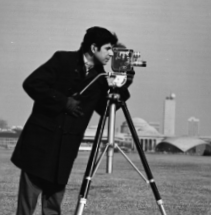
//> input picture sim2-alignment-master/cameraman_src.png, 211 x 215 px
$ ./align ../cameraman_src.png ../cameraman.png 2 2   (built with g++ and OpenCV 4)
//> lines starting //> are read from the running program, lines starting //| are printed output that depends on the picture
#include <Eigen/Core>
#include <Eigen/Geometry>
#include <D:\Eigen3\eigen-eigen-5a0156e40feb\unsupported\Eigen\Matrixfunctions>
#include <iostream>
#include <limits>
#include <vector>
#include <stdio.h>

#include <opencv2/core/core.hpp>
#include <opencv2/core/eigen.hpp>
#include <opencv2/highgui/highgui.hpp>
#include <opencv2/imgproc/imgproc.hpp>

#define EPS 1e-4 // Threshold value on the change in parameters as a termination criteria.
#define HUBER_LOSS 0.80 //Huber loss function parameter, to redunce the influence of outliers
#define PAUSE_BETWEEN true //should we pause between each image pyramid?

template <class T>
T Interpolate(cv::Mat &image, float y,float x)
{
  float xd, yd;
  float k1 = modff(x,&xd);
  float k2 = modff(y,&yd);
  int xi = int(xd);
  int yi = int(yd);

  int f1 = xi < image.rows-1;  // Check that pixels to the right
  int f2 = yi < image.cols-1; // and to down direction exist.

  T px1 = image.at<T>(yi  , xi);
  T px2 = image.at<T>(yi  , xi+1);
  T px3 = image.at<T>(yi+1, xi);
  T px4 = image.at<T>(yi+1, xi+1);

  // Interpolate pixel intensity.
  T interpolated_value =
  (1.0-k1)*(1.0-k2)*px1 +
  (f1 ? ( k1*(1.0-k2)*px2 ):0) +
  (f2 ? ( (1.0-k1)*k2*px3 ):0) +
  ((f1 && f2) ? ( k1*k2*px4 ):0);

  return interpolated_value;
}

void Align(cv::Mat &source, cv::Mat &target, int max_iterations, Eigen::Matrix3f &transformation)
{

  // Find the 2-D similarity transform that best aligns the two images (uniform scale, rotation and translation)
  cv::Mat debug;

  cv::Mat source_gradient_row;    // Gradient of I in X direction.
  cv::Mat source_gradient_col;    // Gradient of I in Y direction.
  cv::Mat steepest_descent;       // Steepest descent images.

  // Here we will store matrices.
  Eigen::Matrix3f W;        // Current value of warp W(x,p)
  Eigen::Matrix3f dW;       // Warp update.
  Eigen::Vector3f X;        // Point in coordinate frame of source.
  Eigen::Vector3f Z;        // Point in coordinate frame of target.

  Eigen::Matrix4f H;        // Approximate Hessian.
  Eigen::Vector4f b;        // Vector in the right side of the system of linear equations.
  Eigen::Vector4f delta_p;  // Parameter update value.

  // Create images.
  source_gradient_row = cv::Mat(source.rows, source.cols, CV_32FC1);
  source_gradient_col = cv::Mat(source.rows, source.cols, CV_32FC1);
  steepest_descent =    cv::Mat(source.rows, source.cols, CV_32FC4);

  //The "magic number" appearing at the end in the following is simply the inverse
  //of the absolute sum of the weights in the matrix representing the Scharr filter.
  cv::Scharr(source, source_gradient_row, -1, 0, 1, 1.0/32.0);
  cv::Scharr(source, source_gradient_col, -1, 1, 0, 1.0/32.0);

  H = Eigen::Matrix4f::Zero();
  float h00 = 0.0, h01 = 0.0, h02 = 0.0, h03 = 0.0;
  float h10 = 0.0, h11 = 0.0, h12 = 0.0, h13 = 0.0;
  float h20 = 0.0, h21 = 0.0, h22 = 0.0, h23 = 0.0;
  float h30 = 0.0, h31 = 0.0, h32 = 0.0, h33 = 0.0;

  #pragma omp parallel for \
  reduction(+:h00,h01,h02,h03,h10,h11,h12,h13,h20,h21,h22,h23,h30,h31,h32,h33)
  for(int row=0; row<source.rows; row++)//
  {
    #pragma unroll
    for(int col=0; col<source.cols; col++) //
    {
      // Evaluate image gradient
      Eigen::Matrix<float,1,2> image_jacobian;
      image_jacobian << source_gradient_row.at<float>(row,col),
                        source_gradient_col.at<float>(row,col);

      // printf("image jacobian = %f, %f", image_jacobian(0),image_jacobian(1));


      Eigen::Matrix<float,2,4> warp_jacobian;
      warp_jacobian <<  1, 0 , row,  row,
                        0, 1 , -col, col;

      Eigen::Vector4f Jacobian = (image_jacobian*warp_jacobian).transpose();

      for(int dim = 0; dim<4; ++dim)
      steepest_descent.at<cv::Vec4f>(row, col)[dim] = Jacobian(dim);

      Eigen::Matrix4f Hpart = Jacobian*Jacobian.transpose();

      h00+=Hpart(0,0); h01+=Hpart(0,1); h02+=Hpart(0,2); h03+=Hpart(0,3);
      h10+=Hpart(1,0); h11+=Hpart(1,1); h12+=Hpart(1,2); h13+=Hpart(1,3);
      h20+=Hpart(2,0); h21+=Hpart(2,1); h22+=Hpart(2,2); h23+=Hpart(2,3);
      h30+=Hpart(3,0); h31+=Hpart(3,1); h32+=Hpart(3,2); h33+=Hpart(3,3);
    }
  }


//This is the "inverse compositional" method, this means the
// Hessian approximation need only be computed
//once, and remains constant for all iterations.

  float alpha = 1e-4;
  H <<
  h00+alpha ,h01      ,h02      ,h03,
  h10       ,h11+alpha,h12      ,h13,
  h20       ,h21      ,h22+alpha,h23,
  h30       ,h31      ,h32      ,h33+alpha;

  W = transformation;

  // Iterate
  int iter=0; // number of current iteration
  while(iter < max_iterations)
  {
    target.copyTo(debug);
    iter++; // Increment iteration counter

    int pixel_count = 0; // Count of processed pixels

    float b0=0.0, b1=0.0, b2=0.0, b3=0.0;
    float mean_error = 0.0;

    #pragma omp parallel for \
    reduction(+:mean_error, pixel_count, b0, b1, b2, b3)
    for(int row=0; row<source.rows; row++)
    {
      #pragma unroll
      for(int col=0; col<source.cols; col++)
      {
        // Set vector X with pixel coordinates (u,v,1)
        X = Eigen::Vector3f(row, col, 1.0);
        Z = W*X;

        float row2 = Z(0);
        float col2 = Z(1);

        // Get the nearest integer pixel coords (u2i;v2i).
        int row2i = int(floor(row2));
        int col2i = int(floor(col2));

        if(row2i>=0 && row2i<target.rows && // check if pixel is inside I.
          col2i>=0 && col2i<target.cols)
        {
          pixel_count++;

          // Calculate intensity of a transformed pixel with sub-pixel accuracy
          // using bilinear interpolation.
          float I2 = Interpolate<float>(target, row2, col2);

          debug.at<float>(row2i,col2i) = source.at<float>(row,col);

          // Calculate image difference D = I(W(x,p))-T(x).
          float D =  source.at<float>(row, col) -I2;

          // Update mean error value.
          mean_error += fabsf(D);

          // Add a term to b matrix.

          Eigen::Vector4f db;
          db << steepest_descent.at<cv::Vec4f>(row, col)[0],
                steepest_descent.at<cv::Vec4f>(row, col)[1],
                steepest_descent.at<cv::Vec4f>(row, col)[2],
                steepest_descent.at<cv::Vec4f>(row, col)[3];

          db *= (fabsf(D) < HUBER_LOSS) ? D : D*HUBER_LOSS/fabsf(D);

          if(!std::isnan(db.dot(db)))
          {
            b0 += db(0);
            b1 += db(1);
            b2 += db(2);
            b3 += db(3);

          }
        }
      }
    }
    std::cout<< "residual:" << mean_error/pixel_count << "\n";

    cv::imshow("Debug", debug);
    cv::waitKey(24);

    b = Eigen::Vector4f(b0,b1,b2,b3);


    delta_p = H.ldlt().solve(b);

    Eigen::Matrix2f skew;
    skew << 0.0, -1.0,
            1.0,  0.0;

    // Rodrigues' formula:
    Eigen::Matrix2f R = Eigen::Matrix2f::Identity() + sinf(delta_p(2))*skew +  (1-cosf(delta_p(2)))*(skew*skew.transpose() - Eigen::Matrix2f::Identity());

    Eigen::Matrix3f T;
    T << R(0,0)+delta_p(3), R(0,1),             delta_p(0),
         R(1,0),            R(1,1)+delta_p(3),  delta_p(1),
            0.0,                          0.0,          1;

    dW = T*W;
    W = dW;

    // Check termination critera.
    if(delta_p.norm()<=EPS)
      {
        transformation = W;
        std::cout << "Terminated in " << iter << " iterations." <<std::endl;
        return;
      }
  } // iteration
  std::cout << "Maximum iterations reached (" << iter << ")." <<std::endl;
  transformation = W;
  return;
}//function

int main(int argc, char **argv)
{
  //Reading images
  cv::Mat img_src_c = cv::imread(argv[1], CV_LOAD_IMAGE_ANYDEPTH | CV_LOAD_IMAGE_ANYCOLOR ); // Read the file
//> img_src_c is the input picture: 215 rows x 211 cols, CV_8UC1; min 7, max 251, mean 115.5
  cv::Mat img_trg_c = cv::imread(argv[2], CV_LOAD_IMAGE_ANYDEPTH | CV_LOAD_IMAGE_ANYCOLOR ); // Read the OHTER file
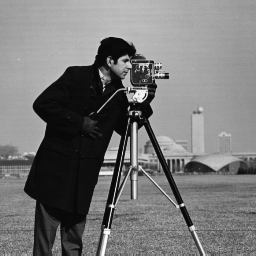
//> input picture sim2-alignment-master/cameraman.png, 256 x 256 px
//> img_trg_c is the input picture: 256 rows x 256 cols, CV_8UC1; min 7, max 253, mean 118.7

  float x_offset = 0;
  float y_offset = 0;
  if(argc == 5)
  {
    x_offset = atof(argv[3]);
//> x_offset = 2
    y_offset = atof(argv[4]);
//> y_offset = 2
  }


  //convert images to float representation
  cv::Mat img_src_f; img_src_c.convertTo(img_src_f, CV_32F);
  cv::Mat img_trg_f; img_trg_c.convertTo(img_trg_f, CV_32F);

  //rescale to unit
  img_src_f/=255;
  img_trg_f/=255;

  //containers for low-pass filtered imates
  cv::Mat img_src_blur;
  cv::Mat img_trg_blur;


  //Create a scale-space pyramid by low-pass filtering and downsampling all the way to quarter-size images

  float sigma = 0.95; //computed from filter size n=3 in [sigma = 0.3(n/2 - 1) + 0.8]
  cv::GaussianBlur(img_src_f, img_src_blur, cv::Size(3,3), sigma);
  cv::GaussianBlur(img_trg_f, img_trg_blur, cv::Size(3,3), sigma);
  cv::Mat img_src_half;
  cv::Mat img_trg_half;
  cv::resize(img_src_blur, img_src_half, cv::Size(0,0), 0.5, 0.5);
  cv::resize(img_trg_blur, img_trg_half, cv::Size(0,0), 0.5, 0.5);

  cv::GaussianBlur(img_src_half, img_src_blur, cv::Size(3,3), sigma);
//> img_src_blur: 108 rows x 106 cols, CV_32FC1
  cv::GaussianBlur(img_trg_half, img_trg_blur, cv::Size(3,3), sigma);
//> img_trg_blur: 128 rows x 128 cols, CV_32FC1
  cv::Mat img_src_quarter;
  cv::Mat img_trg_quarter;
  cv::resize(img_src_blur, img_src_quarter, cv::Size(0,0), 0.5, 0.5);
  cv::resize(img_trg_blur, img_trg_quarter, cv::Size(0,0), 0.5, 0.5);

  cv::GaussianBlur(img_src_quarter, img_src_blur, cv::Size(3,3), sigma);
//> img_src_blur: 54 rows x 53 cols, CV_32FC1
  cv::GaussianBlur(img_trg_quarter, img_trg_blur, cv::Size(3,3), sigma);
//> img_trg_blur: 64 rows x 64 cols, CV_32FC1
  cv::Mat img_src_eigth;
  cv::Mat img_trg_eigth;
  cv::resize(img_src_blur, img_src_eigth, cv::Size(0,0), 0.5, 0.5);
  cv::resize(img_trg_blur, img_trg_eigth, cv::Size(0,0), 0.5, 0.5);


  //offset
  Eigen::Matrix3f initial_guess;

  initial_guess <<
   1.0,  0.0,  x_offset/8,
   0.0,  1.0,  y_offset/8,
   0,      0,    1;
  std::cout << "W:" << std::endl;
  std::cout << initial_guess << std::endl;


  Align(img_src_eigth, img_trg_eigth, 160, initial_guess);
//> the loop in Align, `for(int row=0; row<source.rows; row++)` made 27 passes
//> after the loop in Align, `for(int row=0; row<source.rows; row++)`: h00 = 2.46; h01 = 0.628; h02 = 22.13; h03 = 26.21; h10 = 0.628; h11 = 3.62; h12 = -21.96; h13 = 36.82; h20 = 22.13; h21 = -21.96; h22 = 610.3; h23 = -25.53; h30 = 26.21
//> the loop in Align, `while(iter < max_iterations)` made 30 passes
//> (mean_error, b0, b1, b2, b3) on passes 1 to 12: (76.37, 2.62, 3.95, -0.836, 57.05), (50.2, 2.34, 2.67, 1.86, 51.22), (27.3, 0.301, 1.53, -8.39, 27.65), (16.56, 0.0767, -1.37, 12.89, -12.72), (11.9, 0.289, -0.258, 6.33, 0.617), (10.85, 0.244, -0.527, 7.82, -2.57), (9.48, 0.22, -0.363, 6.16, -1.28), (8.49, 0.189, -0.345, 5.59, -1.4), (7.65, 0.172, -0.309, 5.06, -1.22), (7.01, 0.156, -0.29, 4.69, -1.18), (6.49, 0.148, -0.277, 4.46, -1.14), (6.08, 0.14, -0.259, 4.16, -1.04)
//| residual:0.108784
//| residual:0.0715145
//| residual:0.0388922
//| residual:0.0235968
//| residual:0.0169571
//| residual:0.0154567
//| residual:0.013501
//| residual:0.0120962
//> (output is shown up to pass 8 of 30)

  #if PAUSE_BETWEEN
    cv::waitKey();
  #endif

  initial_guess(0,2) *= 2;
  initial_guess(1,2) *= 2;
  Align(img_src_quarter, img_trg_quarter, 80, initial_guess);
//> call 2 of Align, with max_iterations = 80
//> the loop in Align (call 2), `for(int row=0; row<source.rows; row++)` made 54 passes
//> after the loop in Align (call 2), `for(int row=0; row<source.rows; row++)`:
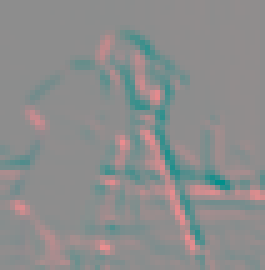
//> steepest_descent: 54 rows x 53 cols, CV_32FC4 (shown 5 times larger); mean B, G, R, A -0.00469, -0.000772, -0.107, 0.0534; drawn with min black and max white
//> after the loop in Align (call 2), `for(int row=0; row<source.rows; row++)`: h00 = 8.27; h01 = 1.31; h02 = 188; h03 = 196.7; h10 = 1.31; h11 = 12.77; h12 = -228.5; h13 = 296.7; h20 = 188; h21 = -228.5; h22 = 12376; h23 = -1150.2; h30 = 196.7
//> the loop in Align (call 2), `while(iter < max_iterations)` made 33 passes
//> (pixel_count, mean_error, b0, b1, b2, b3) on pass 1: (2862, 18.25, -0.286, -0.982, 13.5, -23.75)
//> (pixel_count, mean_error, b0, b1) on pass 2: (2862, 16.67, 0.134, -0.257)
//| residual:0.00637695
//| residual:0.00582488
//| residual:0.00577411
//| residual:0.00579315
//| residual:0.00581466
//| residual:0.00583442
//| residual:0.00585194
//| residual:0.00586745
//> (output is shown up to pass 8 of 33)
//> pass 1, in Align (call 2), `cv::imshow("Debug", debug);`:
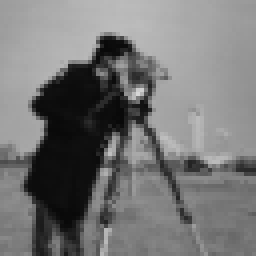
//> window 'Debug': 64 rows x 64 cols, CV_8UC1 (shown 4 times larger); min 9, max 214, mean 118

  #if PAUSE_BETWEEN
    cv::waitKey();
  #endif

  initial_guess(0,2) *= 2;
  initial_guess(1,2) *= 2;
  Align(img_src_half, img_trg_half, 40, initial_guess);
//> call 3 of Align, with max_iterations = 40
//> after the loop in Align (call 3), `for(int row=0; row<source.rows; row++)`:
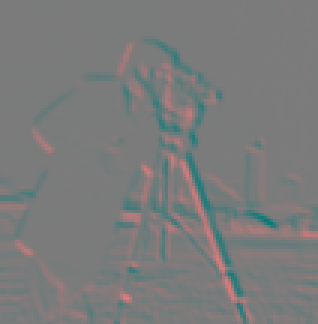
//> steepest_descent: 108 rows x 106 cols, CV_32FC4 (shown 3 times larger); mean B, G, R, A 0, 0, -0.1, 0.1; drawn with min black and max white
//> the loop in Align (call 3), `while(iter < max_iterations)` made 40 passes
//| residual:0.00758562
//| residual:0.00644374
//| residual:0.00617593
//| residual:0.00597562
//| residual:0.00579687
//| residual:0.00563032
//| residual:0.0054748
//| residual:0.00533016
//> (output is shown up to pass 8 of 40)
//> after the loop in Align (call 3), `while(iter < max_iterations)`:
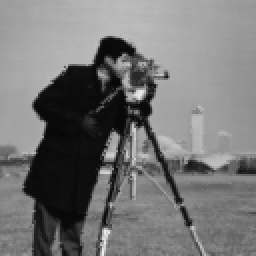
//> debug: 128 rows x 128 cols, CV_32FC1 (shown 2 times larger); min 0.0297, max 0.933, mean 0.464
//| Maximum iterations reached (40).

  #if PAUSE_BETWEEN
    cv::waitKey();
  #endif

  initial_guess(0,2) *= 2;
  initial_guess(1,2) *= 2;
  Align(img_src_f, img_trg_f, 20, initial_guess);
//> call 4 of Align, with max_iterations = 20
//> after the loop in Align (call 4), `for(int row=0; row<source.rows; row++)`:
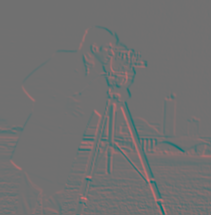
//> steepest_descent: 215 rows x 211 cols, CV_32FC4; mean B, G, R, A 0, 0, -0.1, 0.1; drawn with min black and max white
//> the loop in Align (call 4), `while(iter < max_iterations)` made 15 passes
//| residual:0.0091311
//| residual:0.00883204
//| residual:0.00877411
//| residual:0.00877547
//| residual:0.00876669
//| residual:0.00876895
//| residual:0.00876644
//| residual:0.00876743
//> (output is shown up to pass 8 of 15)
//> pass 2, in Align (call 4), `cv::imshow("Debug", debug);`:
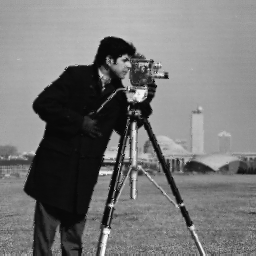
//> window 'Debug': 256 rows x 256 cols, CV_8UC1; min 7, max 253, mean 118.6

  cv::waitKey();
  std::cout << initial_guess << std::endl;
//|    1.11153 -0.0579377    13.0707
//|  0.0579377    1.11153    2.84388
//|          0          0          1


  return 0;
}
